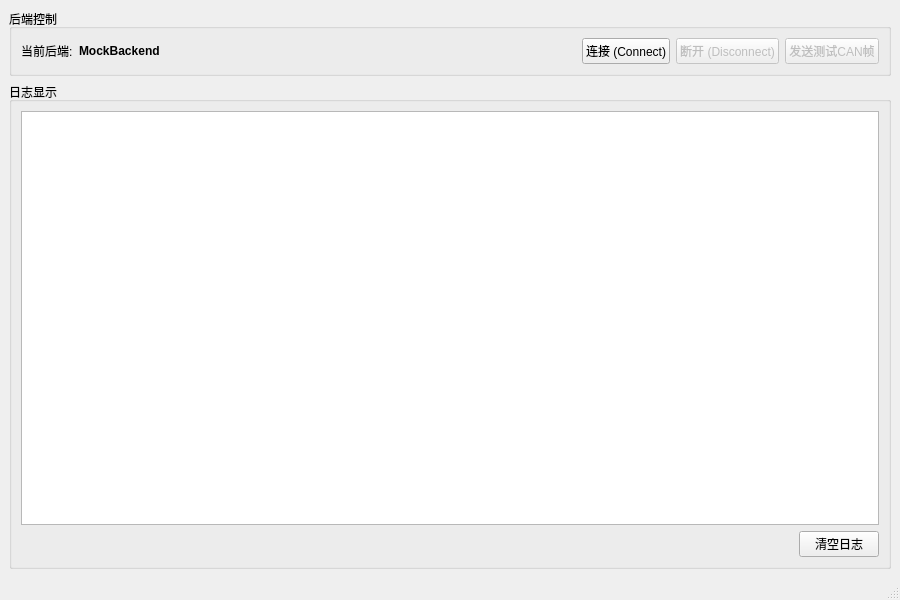
<?xml version="1.0" encoding="UTF-8"?>
<ui version="4.0">
 <class>MainWindow</class>
 <widget class="QMainWindow" name="MainWindow">
  <property name="geometry">
   <rect>
    <x>0</x>
    <y>0</y>
    <width>900</width>
    <height>600</height>
   </rect>
  </property>
  <property name="windowTitle">
   <string>RoboLinkStudio</string>
  </property>
  <widget class="QWidget" name="centralwidget">
   <layout class="QVBoxLayout" name="verticalLayout">
    <item>
     <widget class="QGroupBox" name="groupBox">
      <property name="title">
       <string>后端控制</string>
      </property>
      <layout class="QHBoxLayout" name="horizontalLayout">
       <item>
        <widget class="QLabel" name="label">
         <property name="text">
          <string>当前后端:</string>
         </property>
        </widget>
       </item>
       <item>
        <widget class="QLabel" name="labelBackendName">
         <property name="text">
          <string>MockBackend</string>
         </property>
         <property name="styleSheet">
          <string notr="true">font-weight: bold;</string>
         </property>
        </widget>
       </item>
       <item>
        <spacer name="horizontalSpacer">
         <property name="orientation">
          <enum>Qt::Orientation::Horizontal</enum>
         </property>
         <property name="sizeHint" stdset="0">
          <size>
           <width>40</width>
           <height>20</height>
          </size>
         </property>
        </spacer>
       </item>
       <item>
        <widget class="QPushButton" name="btnConnect">
         <property name="text">
          <string>连接 (Connect)</string>
         </property>
        </widget>
       </item>
       <item>
        <widget class="QPushButton" name="btnDisconnect">
         <property name="text">
          <string>断开 (Disconnect)</string>
         </property>
         <property name="enabled">
          <bool>false</bool>
         </property>
        </widget>
       </item>
       <item>
        <widget class="QPushButton" name="btnSendTestFrame">
         <property name="text">
          <string>发送测试CAN帧</string>
         </property>
         <property name="enabled">
          <bool>false</bool>
         </property>
        </widget>
       </item>
      </layout>
     </widget>
    </item>
    <item>
     <widget class="QGroupBox" name="groupBox_2">
      <property name="title">
       <string>日志显示</string>
      </property>
      <layout class="QVBoxLayout" name="verticalLayout_2">
       <item>
        <widget class="QTextEdit" name="textEditLog">
         <property name="readOnly">
          <bool>true</bool>
         </property>
         <property name="font">
          <font>
           <family>Consolas</family>
           <pointsize>9</pointsize>
          </font>
         </property>
        </widget>
       </item>
       <item>
        <layout class="QHBoxLayout" name="horizontalLayout_2">
         <item>
          <spacer name="horizontalSpacer_2">
           <property name="orientation">
            <enum>Qt::Orientation::Horizontal</enum>
           </property>
           <property name="sizeHint" stdset="0">
            <size>
             <width>40</width>
             <height>20</height>
            </size>
           </property>
          </spacer>
         </item>
         <item>
          <widget class="QPushButton" name="btnClearLog">
           <property name="text">
            <string>清空日志</string>
           </property>
          </widget>
         </item>
        </layout>
       </item>
      </layout>
     </widget>
    </item>
   </layout>
  </widget>
  <widget class="QMenuBar" name="menubar">
   <property name="geometry">
    <rect>
     <x>0</x>
     <y>0</y>
     <width>900</width>
     <height>22</height>
    </rect>
   </property>
  </widget>
  <widget class="QStatusBar" name="statusbar"/>
 </widget>
 <resources/>
 <connections/>
</ui>
